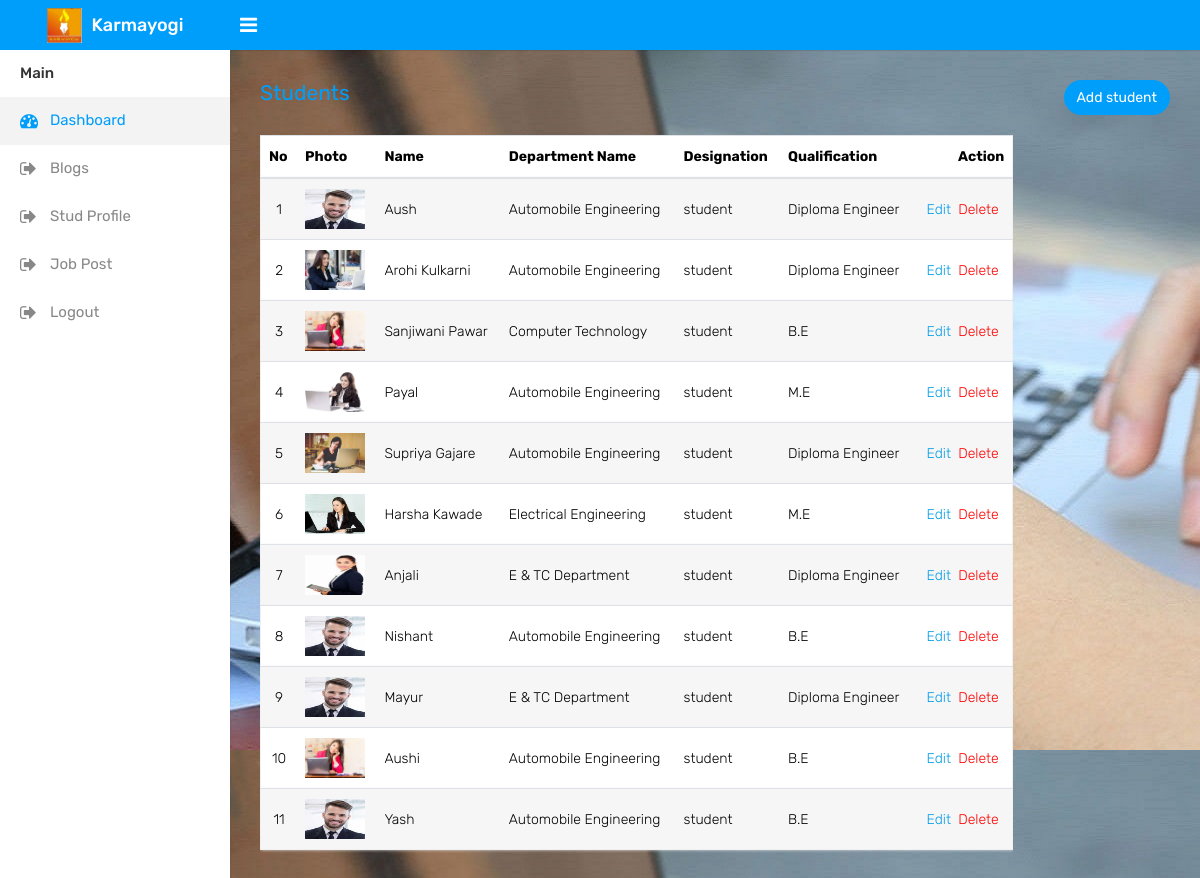
Screenshot of /index.php/admin/blogs with the database file from the repository.
### tables this page shows
CREATE TABLE `blogs` (
  `id` int(11) NOT NULL,
  `name` varchar(400) NOT NULL,
  `designation` varchar(500) NOT NULL,
  `qualification` varchar(500) NOT NULL,
  `dept_name` varchar(800) NOT NULL
);

### application/controllers/Admin.php (called while the page is built, shortened)
<?php
class Admin extends CI_Controller {
    public function __construct()
    {
        $this->load->helper('cookie');
        $this->load->model('BlogsModel', 'blog');
        $this->load->model('MailModel', 'mail');
        $this->load->model('PostModel', 'post');
        $this->load->model('StudProfileModel', 'register');
    }
    public function blogs()
    {
        $data['result'] = $this->blog->lists();
        $this->load->view('admin/layout/header');
        $this->load->view('admin/layout/sidebar');
        $this->load->view('admin/blogs',$data);
        $this->load->view('admin/layout/footer');
    }
}

### index.php (called while the page is built, shortened)
<?php
require_once BASEPATH.'core/CodeIgniter.php';

### application/models/BlogsModel.php (called while the page is built, shortened)
<?php
class BlogsModel extends CI_Model
{
    public function lists()
    {
        $this->db->order_by('id', 'ACE');
        $query = $this->db->get('blogs');
        return $query->result();
    }
}

### application/views/admin/blogs.php (the view)
<body class="single-slider slider-2 bg_cover" style="background-image: url(<?php echo base_url();?>assets/college/images/1.jpg)">
<div class="page-wrapper">
            <div class="content">
                <div class="row">
                    <div class="col-sm-4 col-3">
                     <h4 class="page-title"><font color="#009efb">Students</h4></font>
                    </div>
                    <div class="col-sm-8 col-9 text-right m-b-20">
                        <a href="<?php echo base_url('admin/blog/0');?>" class="btn btn btn-primary btn-rounded float-right"> Add student</a>
                    </div>
                </div>
				<div class="row">
					<div class="col-md-10">
						<div class="table-responsive">
							<table class="table table-striped custom-table">
								<thead>
									<tr>
                                        <th>No</th>
                                        <th>Photo</th>
                                        <th>Name</th>
                                        <th>Department Name</th>
                                        <th>Designation</th>
                                        <th>Qualification</th>
										<th class="text-right">Action</th>
									</tr>
								</thead>
                                <tbody>
                                    <?php
                                    $count = 1;
                                    foreach ($result as $row) {
                                        ?>
                                        <tr>
                                            <td class="text-center"><?php echo $count; ?></td>
                                            <td><img src="<?php echo base_url('blogpics/'.$row->id.'.png'); ?>"
                                        style="height:40px; width:60px;" /></td>
                                            <td><?php echo $row->name; ?></td>
                                            <td><?php echo $row->dept_name; ?></td>
                                            <td><?php echo $row->designation; ?></td>
                                            <td><?php echo $row->qualification; ?></td>
                                            <td class="text-center" style="width:100px;">
                                            <a href="<?php echo base_url('admin/blog/'.$row->id); ?>"
                                                title="click to edit">Edit</a>&nbsp;
                                            <a href="<?php echo base_url('admin/deleteblog/'.$row->id); ?>" style="color:red;"
                                                title="click to delete" onclick="return confirm('Sure to delete?');">Delete</a>
                                        </td>
                                        </tr>
                                        <?php ++$count;
                                        }?>
                                    </tbody>
							</table>
						</div>
					</div>
                </div>
            </div>
		</div>
</body>

### rows the page displays
blogs: name "Aush", dept_name "Automobile Engineering", designation "student", qualification "Diploma Engineer"
blogs: shows a picture, name "Arohi Kulkarni", dept_name "Automobile Engineering", designation "student", qualification "Diploma Engineer"
blogs: name "Sanjiwani Pawar", dept_name "Computer Technology", designation "student", qualification "B.E"
blogs: shows a picture, name "Payal", dept_name "Automobile Engineering", designation "student", qualification "M.E"
blogs: shows a picture, name "Supriya Gajare", dept_name "Automobile Engineering", designation "student", qualification "Diploma Engineer"
blogs: shows a picture, name "Harsha Kawade", dept_name "Electrical Engineering", designation "student", qualification "M.E"
blogs: shows a picture, name "Anjali", dept_name "E & TC Department", designation "student", qualification "Diploma Engineer"
blogs: name "Nishant", dept_name "Automobile Engineering", designation "student", qualification "B.E"
blogs: name "Mayur", dept_name "E & TC Department", designation "student", qualification "Diploma Engineer"
blogs: name "Aushi", dept_name "Automobile Engineering", designation "student", qualification "B.E"
blogs: name "Yash", dept_name "Automobile Engineering", designation "student", qualification "B.E"
